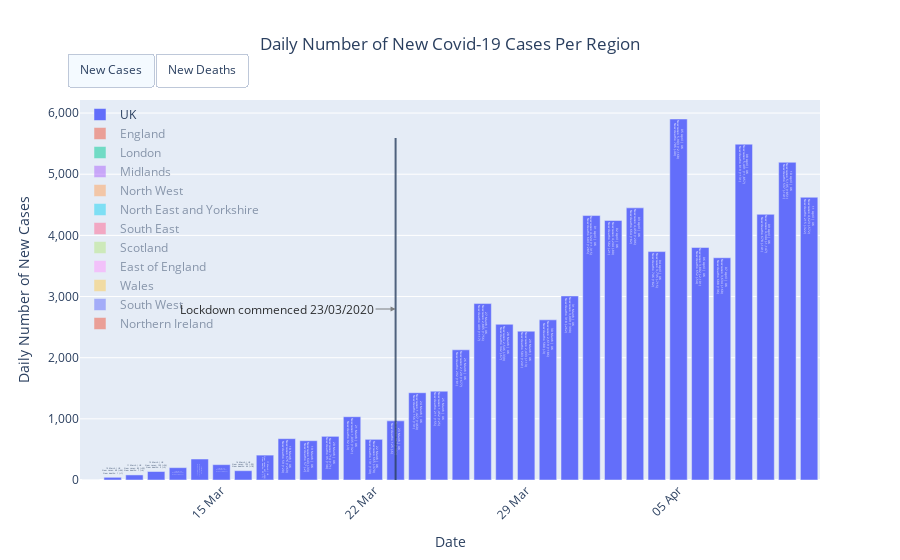

Notebook code cell kept with this figure:
### Code cell
fig = go.Figure(
    layout={
        "title": {
            "text": "Daily Number of New Covid-19 Cases Per Region",
            "x": 0.5
        },
        "xaxis": {
            "title": "Date",
            "tickformat": '%d %b',
            "tickangle": -45
        },
        "yaxis": {
            "title": "Daily Number of New Cases",
            "tickformat": ',d',
        },
        "legend": {
            "x": 0,
            "y": 1,
            "bgcolor": "RGBA(0,0,0,0)"
        },
        "hovermode": "closest"
    }
)

new_cases_traces = []
new_deaths_traces = []

areas = input_df.index.droplevel(1).unique()
for area in areas:
    area_data = input_df.T[[area]].reset_index().rename(columns={area: "measure", "index": "date"})
    area_data.columns = area_data.columns.rename(names=[None, None])
    
    area_data["measure", "new_cases"] = (
        area_data["measure", "confirmed_cases"].diff().fillna(0.).astype(int).clip(lower=0)
    )
    area_data["measure", "delta_new_cases"] = (
        area_data["measure", "new_cases"].diff().fillna(0).astype(int)
    )
    area_data["measure", "new_deaths"] = (
        area_data["measure", "deaths"].diff().fillna(0.).astype(int).clip(lower=0)
    )
    area_data["measure", "delta_new_deaths"] = (
        area_data["measure", "new_deaths"].diff().fillna(0).astype(int)
    )
        
    area_data["text"] = (
        area_data["date"].dt.strftime("%d %B") + " | " + f"{area}<br>" \
        "New cases: " + area_data["measure", "new_cases"].apply("{:,}".format) + \
        " (" + area_data["measure", "delta_new_cases"].apply("{:+,}".format) + ")<br>" \
        "New deaths: " + area_data["measure", "new_deaths"].apply("{:,}".format) + \
        " (" + area_data["measure", "delta_new_deaths"].apply("{:+,}".format) + ")"
    )
    
    new_cases_traces.append(
        go.Bar(
            x=area_data["date"],
            y=area_data["measure", "new_cases"],
            name=area,
            visible=True if area == "UK" else "legendonly",
            text=area_data["text"],
            hovertemplate="%{text}<extra></extra>"
        )
    )
        
    new_deaths_traces.append(
        go.Bar(
            x=area_data["date"],
            y=area_data["measure", "new_deaths"],
            name=area,
            visible=False,
            text=area_data["text"],
            hovertemplate="%{text}<extra></extra>"
        )
    )

for trace in new_cases_traces + new_deaths_traces:
    fig.add_trace(trace)

# add a vertical line showing when the UK went into "lockdown"...
fig.add_shape(
    type="line",
    xref="x",
    yref="paper",
    x0=datetime.date(2020, 3, 23),
    y0=0,
    x1=datetime.date(2020, 3, 23),
    y1=0.9,
    opacity=0.8,
)    

# ...and then annotate it with some text
fig.add_annotation(
    xref="x",
    yref="paper",
    x=datetime.date(2020, 3, 23),
    y=0.45,
    text="Lockdown commenced 23/03/2020",
    font_color="#000",
    showarrow=True,
    align="center",
    arrowhead=2,
    arrowsize=1,
    arrowwidth=1,
    arrowcolor="#636363",
    ax=-20,
    ay=0,
    xanchor="right",
    opacity=0.8,
)

fig.update_layout(
    updatemenus=[{
        "type": "buttons",
        "direction": "right",
        "x": 0.225,
        "y": 1.125,
        "buttons": list([
            {
                "label": "New Cases",
                "method": "update",
                "args": [
                    {
                        "visible": [True] + ["legendonly"] * (len(areas) - 1) + [False] * len(areas)
                    }, 
                    {
                        "title": "Daily Number of New Covid-19 Cases Per Region",
                        "yaxis": {"title": "Number of New Confirmed Cases", "tickformat": ",d"},
                    }
                ]
            },
            {
                "label": "New Deaths",
                "method": "update",
                "args": [
                    {
                        "visible": [False] * len(areas) + ["True"] + ["legendonly"] * (len(areas) - 1),
                    }, 
                    {
                        "title": "Daily Number of New Covid-19 Deaths Per Region",
                        "yaxis": {"title": "Number of New Deaths", "tickformat": ",d"},
                    }
                ]
            }
        ])
    }]
)
    
fig
